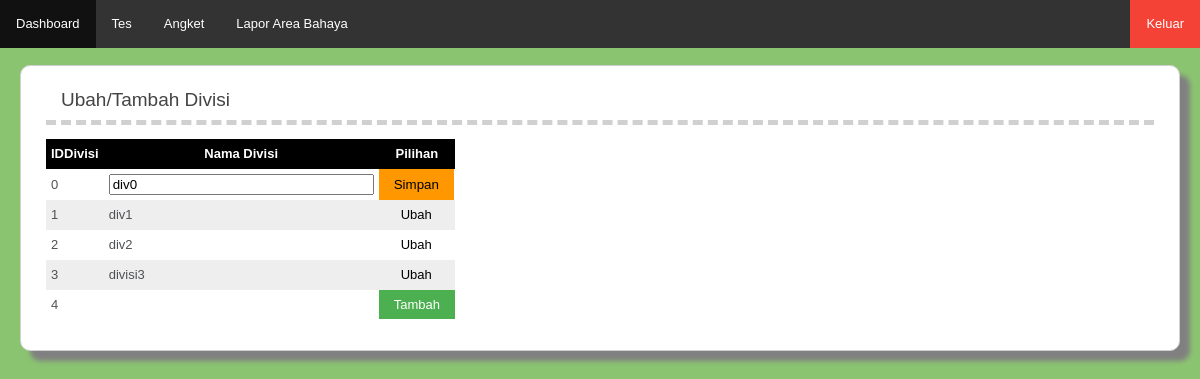
Page /index.php/c_login/editdivisi on the committed database.
### tables this page shows
CREATE TABLE `divisi` (
  `iddiv` int(11) NOT NULL,
  `divisi` varchar(50) NOT NULL
);

### application/controllers/c_login.php (called while the page is built, shortened)
<?php
class c_login extends CI_Controller {
	function __construct(){
		$this->load->model('m_login');
	}
	public function editdivisi(){
		$this->load->model('m_login');
		$this->data['divs']=$this->m_login->getdivisi();
		$this->load->view('v_divisi',$this->data);
	}
}

### index.php (called while the page is built, shortened)
<?php
require_once BASEPATH.'core/CodeIgniter.php';

### application/models/m_login.php (called while the page is built, shortened)
<?php
class m_login extends CI_Model {
	function getdivisi(){
		$query=$this->db->query("SELECT * FROM divisi");
		return $query->result();
	}
}

### application/views/v_divisi.php (the view, shortened to what this page needs)
?><!DOCTYPE html>
<head>
	<link href="<?php echo base_url().'assets/css/style1.css'?>" rel="stylesheet">
</head>
<body>
<div id="container">
        <div id="body">
			<h1>Ubah/Tambah Divisi</h1>
			<table id="t01">
			  <tr>
				<th>IDDivisi</th>
				<th>Nama Divisi</th>
				<th>Pilihan</th>
			  </tr>
			<?php $nom=0;$id=$this->uri->segment(3);
        	foreach($divs as $row) {
				if($nom==$id){?>
				<form method="post" action="<?php echo base_url().'index.php/c_login/editdivisi'?>">
				<tr>
					<td width="15px"><input type="hidden" name="iddivisi" value="<?=$nom?>"> <?=$nom?> </td>
					<td><input type="text" name="divisi" value="<?=$row->divisi?>" size="30"></td>
					<td id="btn"><input type="submit" value="Simpan" class="btnsave"></td>
			  	</tr>
				</form>
				<?php $nom++; continue;}?>
			  <tr>
				<td><?=$nom?></td>
				<td><?=$row->divisi?></td>
				<td id="btn"><a href="<?php echo base_url().'index.php/c_login/editdivisi/'.$nom ?>" id="edit">Ubah</a></td>
			  </tr>
			<?php $nom++;}
				if($nom==$id){?>
				<form method="post" action="<?php echo base_url().'index.php/c_login/editdivisi'?>">
				<tr>
				  <td width="15px"><input type="hidden" name="iddivisi" value="<?=$nom?>"> <?=$nom?> </td>
				  <td><input type="text" name="divisi" value="" size="30"></td>
				  <td id="btn"><input type="submit" value="Simpan" class="btnsave"></td>
			  	</tr>
				</form>
				<?php }else{ ?>
			  <tr>
				<td><?=$nom?></td>
				<td></td>
				<td id="btn"><a href="<?php echo base_url().'index.php/c_login/editdivisi/'.$nom ?>" id="add">Tambah</a></td>
			  </tr><?php } ?>
			</table>
        	<br>
        </div>
        </div>
</body>
</html>

### assets/css/style1.css (style rules this page uses)
body { background-color: #8BC471; margin: 0; font: 13px/20px normal Helvetica, Arial, sans-serif; color: #4F5155; }
a { color: #003399; background-color: transparent; font-weight: normal; }
h1 { color: #444; background-color: transparent; border-bottom: 5px dashed #D0D0D0; font-size: 19px; font-weight: normal; margin: 0 0 14px 0; padding: 14px 15px 10px 15px; }
#body { margin: 0 15px 0 15px; }
#container { background-color:#FFFFFF; padding: 10px; margin: 20px; margin-top: 65px; border: 1px solid #D0D0D0; border-radius: 10px; box-shadow: 10px 10px 5px grey; }
table, th, td { border: hidden; border-collapse: collapse; }
th, td { padding: 5px; text-align: left; }
table#t01 { border: 1px solid black; }
table#t01 tr:nth-child(even) { background-color: #eee; }
table#t01 tr:nth-child(odd) { background-color: #fff; }
table#t01 th { background-color: black; color: white; text-align: center; }
td#btn { padding: inherit; }
.btnsave { -webkit-transition-duration: 0.5s; transition-duration: 0.5s; background-color: #ff9800; border: none; padding: 8px 15px; color: black; cursor: pointer; }
a#edit { -webkit-transition-duration: 0.5s; transition-duration: 0.5s; background-color: transparent; color: black; border: none; padding: 7px 22px; text-decoration: none; }
a#add { -webkit-transition-duration: 0.5s; transition-duration: 0.5s; background-color: #4CAF50; color: white; border: none; padding: 7px 15px; text-decoration: none; }

### rows in the picture
divisi: divisi "div0"
divisi: divisi "div1"
divisi: divisi "div2"
divisi: divisi "divisi3"

### other values in the picture
$nom "4"
